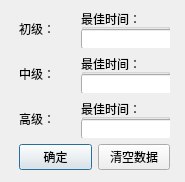
<?xml version="1.0" encoding="UTF-8"?>
<ui version="4.0">
 <class>statisticsDialog</class>
 <widget class="QDialog" name="statisticsDialog">
  <property name="geometry">
   <rect>
    <x>0</x>
    <y>0</y>
    <width>185</width>
    <height>182</height>
   </rect>
  </property>
  <property name="windowTitle">
   <string>Dialog</string>
  </property>
  <widget class="QWidget" name="verticalLayoutWidget">
   <property name="geometry">
    <rect>
     <x>19</x>
     <y>9</y>
     <width>151</width>
     <height>161</height>
    </rect>
   </property>
   <layout class="QVBoxLayout" name="verticalLayout">
    <item>
     <layout class="QHBoxLayout" name="horizontalLayout_5">
      <item>
       <widget class="QLabel" name="label_primary">
        <property name="text">
         <string>初级：</string>
        </property>
       </widget>
      </item>
      <item>
       <widget class="QGroupBox" name="groupBox">
        <property name="title">
         <string>最佳时间：</string>
        </property>
        <widget class="QLineEdit" name="lineEdit_primary">
         <property name="geometry">
          <rect>
           <x>0</x>
           <y>20</y>
           <width>113</width>
           <height>20</height>
          </rect>
         </property>
        </widget>
       </widget>
      </item>
     </layout>
    </item>
    <item>
     <layout class="QHBoxLayout" name="horizontalLayout_3">
      <item>
       <widget class="QLabel" name="label_middle">
        <property name="text">
         <string>中级：</string>
        </property>
       </widget>
      </item>
      <item>
       <widget class="QGroupBox" name="groupBox_2">
        <property name="title">
         <string>最佳时间：</string>
        </property>
        <widget class="QLineEdit" name="lineEdit_middle">
         <property name="geometry">
          <rect>
           <x>0</x>
           <y>20</y>
           <width>113</width>
           <height>20</height>
          </rect>
         </property>
        </widget>
       </widget>
      </item>
     </layout>
    </item>
    <item>
     <layout class="QHBoxLayout" name="horizontalLayout">
      <item>
       <widget class="QLabel" name="label_high">
        <property name="text">
         <string>高级：</string>
        </property>
       </widget>
      </item>
      <item>
       <widget class="QGroupBox" name="groupBox_3">
        <property name="title">
         <string>最佳时间：</string>
        </property>
        <widget class="QLineEdit" name="lineEdit_high">
         <property name="geometry">
          <rect>
           <x>0</x>
           <y>20</y>
           <width>113</width>
           <height>20</height>
          </rect>
         </property>
        </widget>
       </widget>
      </item>
     </layout>
    </item>
    <item>
     <layout class="QHBoxLayout" name="horizontalLayout_6">
      <item>
       <widget class="QPushButton" name="pushButton_OK">
        <property name="text">
         <string>确定</string>
        </property>
       </widget>
      </item>
      <item>
       <widget class="QPushButton" name="pushButton_clear">
        <property name="text">
         <string>清空数据</string>
        </property>
       </widget>
      </item>
     </layout>
    </item>
   </layout>
  </widget>
 </widget>
 <resources/>
 <connections/>
</ui>
